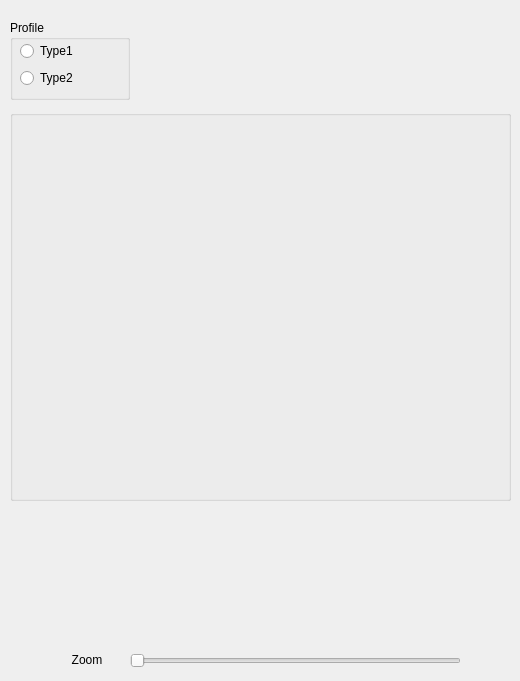
   <widget class="QWidget" name="page_3">
    <widget class="QGroupBox" name="groupBox_8">
     <property name="geometry">
      <rect>
       <x>10</x>
       <y>20</y>
       <width>120</width>
       <height>80</height>
      </rect>
     </property>
     <property name="title">
      <string>Profile</string>
     </property>
     <widget class="QWidget" name="verticalLayoutWidget_13">
      <property name="geometry">
       <rect>
        <x>10</x>
        <y>20</y>
        <width>101</width>
        <height>51</height>
       </rect>
      </property>
      <layout class="QVBoxLayout" name="verticalLayout_13">
       <item>
        <widget class="QRadioButton" name="radioButton_4">
         <property name="text">
          <string>Type1</string>
         </property>
        </widget>
       </item>
       <item>
        <widget class="QRadioButton" name="radioButton_3">
         <property name="text">
          <string>Type2</string>
         </property>
        </widget>
       </item>
      </layout>
     </widget>
    </widget>
    <widget class="QSlider" name="horizontalSlider_10">
     <property name="geometry">
      <rect>
       <x>130</x>
       <y>650</y>
       <width>331</width>
       <height>22</height>
      </rect>
     </property>
     <property name="orientation">
      <enum>Qt::Horizontal</enum>
     </property>
    </widget>
    <widget class="QLabel" name="label_71">
     <property name="geometry">
      <rect>
       <x>60</x>
       <y>650</y>
       <width>54</width>
       <height>20</height>
      </rect>
     </property>
     <property name="text">
      <string>Zoom</string>
     </property>
     <property name="alignment">
      <set>Qt::AlignCenter</set>
     </property>
    </widget>
    <widget class="QGroupBox" name="groupBox_9">
     <property name="geometry">
      <rect>
       <x>10</x>
       <y>110</y>
       <width>501</width>
       <height>391</height>
      </rect>
     </property>
     <property name="styleSheet">
      <string notr="true">background-image: url(:/jpg/map.jpg);</string>
     </property>
     <property name="title">
      <string/>
     </property>
    </widget>
   </widget>
